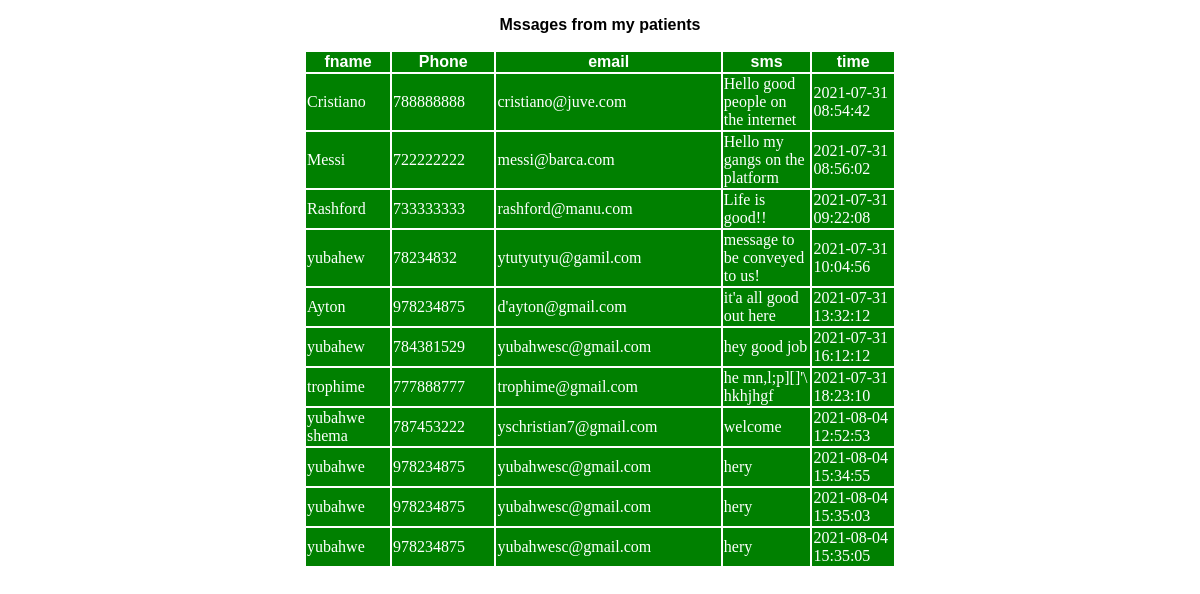
/dashboard/message.php, run on an earlier commit of the app's database.
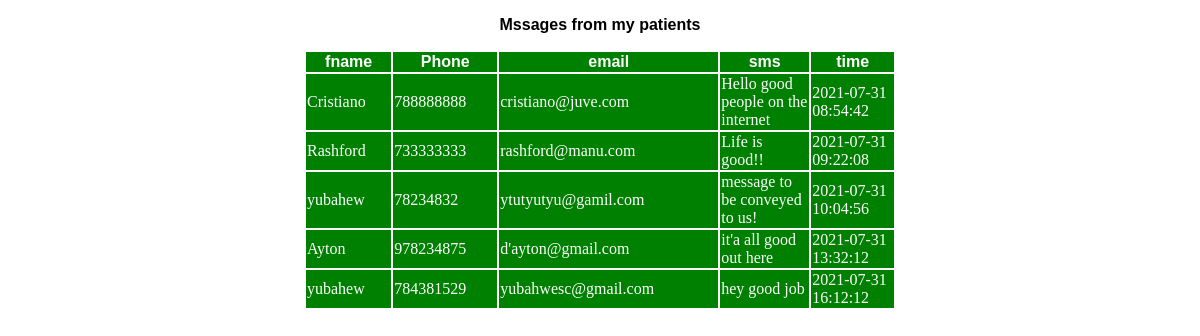
And on a later commit of the database.
### tables this page shows
CREATE TABLE `messages` (
  `id` int(11) NOT NULL,
  `fname` varchar(255) NOT NULL,
  `phone` int(11) NOT NULL,
  `email` varchar(255) NOT NULL,
  `sms` tinytext NOT NULL,
  `created_at` timestamp NOT NULL DEFAULT current_timestamp(),
  `pat_id` int(11) DEFAULT 1
);

### dashboard/message.php (the view, shortened to what this page needs)
<?php
	include('db_connect.php');
	$sql = 'SELECT * FROM messages ';
	$result = mysqli_query($conn, $sql);
	$messages = mysqli_fetch_all($result, MYSQLI_ASSOC);
?>
<!DOCTYPE html>
<html lang="en">
<head>
</head>
<body>
	<center><p  style="font-family:  sans-serif"><b>Mssages from my patients</b></p>
	<table style="width:50%;height:100%">
		 <tr style="margin:auto; padding:40px; background-color:green;color:white;width:50%;">
		 <th style="font-family:  sans-serif">fname</th>
		 <th style="font-family:  sans-serif">Phone</th>
		 <th style="font-family:  sans-serif">email</th>
		 <th style="font-family:  sans-serif">sms</th>
		 <th style="font-family:  sans-serif">time</th>
</tr>
 <?php foreach($messages as $message): ?>
	<tr  style="margin:auto; padding:40px; background-color:green;color:white;width:50%;">
        <td style="width: 20px;"><?php echo $message['fname'] ?></td>
        <td style="width:20px; " ><?php echo $message['phone'] ?></td>
        <td style="width:20px; "><?php echo $message['email'] ?></td>
        <td style="width:20px; "><?php echo $message['sms'] ?></td>
		<td style="width:20px; "><?php echo $message['created_at'] ?></td>
 </tr>
 <?php endforeach; ?>
 </center>
</body>
</html>

What changed in the data, as far as the page shows it:
removed messages: fname "Messi", phone "722222222", email "messi@barca.com", sms "Hello my gangs on the platform", created_at "2021-07-31 08:56:02"
removed messages: fname "trophime", phone "777888777", email "trophime@gmail.com", sms "he mn,l;p][]'\\ hkhjhgf", created_at "2021-07-31 18:23:10"
removed messages: fname "yubahwe shema", phone "787453222", email "yschristian7@gmail.com", sms "welcome", created_at "2021-08-04 12:52:53"
removed messages: fname "yubahwe", phone "978234875", email "yubahwesc@gmail.com", sms "hery", created_at "2021-08-04 15:34:55"
removed messages: fname "yubahwe", phone "978234875", email "yubahwesc@gmail.com", sms "hery", created_at "2021-08-04 15:35:03"
removed messages: fname "yubahwe", phone "978234875", email "yubahwesc@gmail.com", sms "hery", created_at "2021-08-04 15:35:05"
